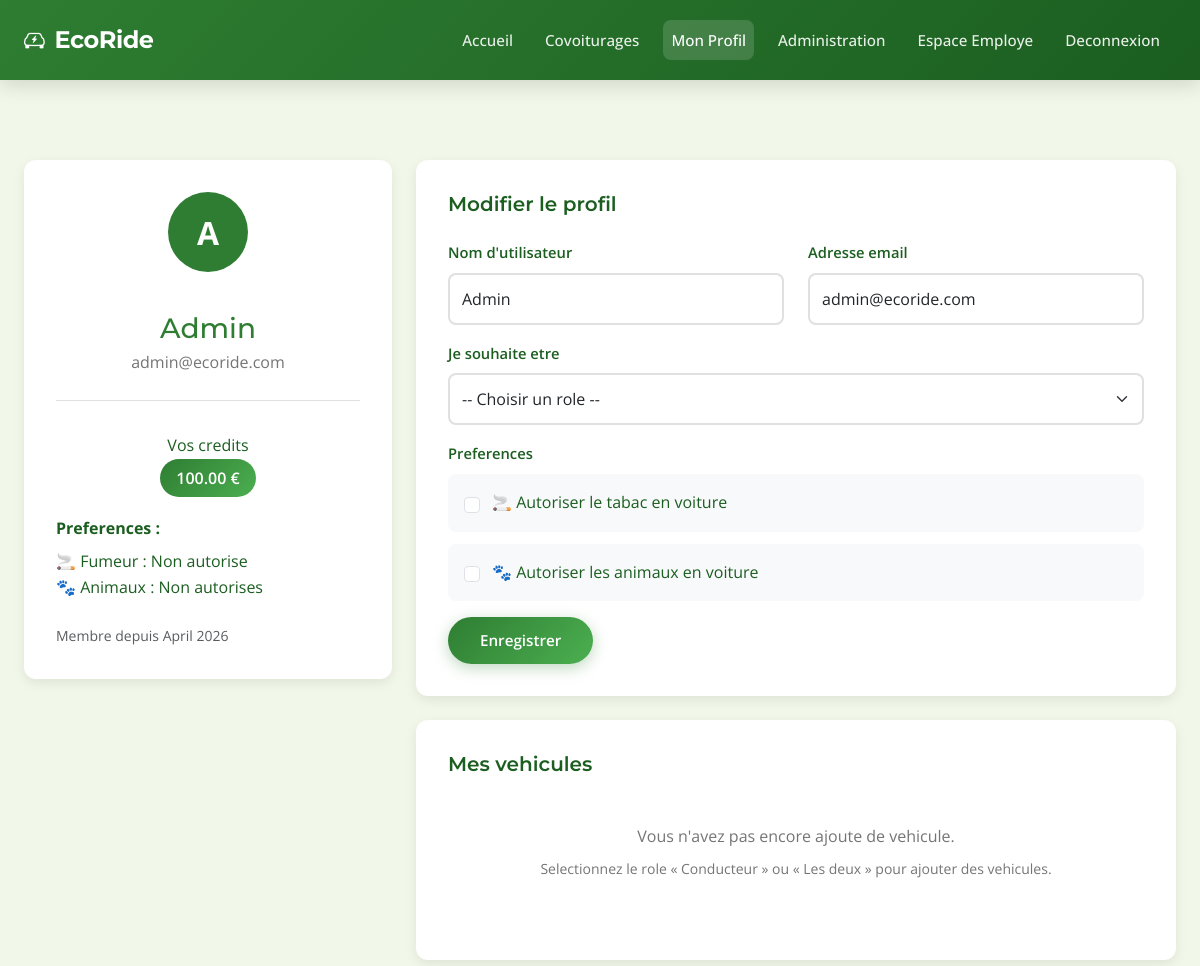
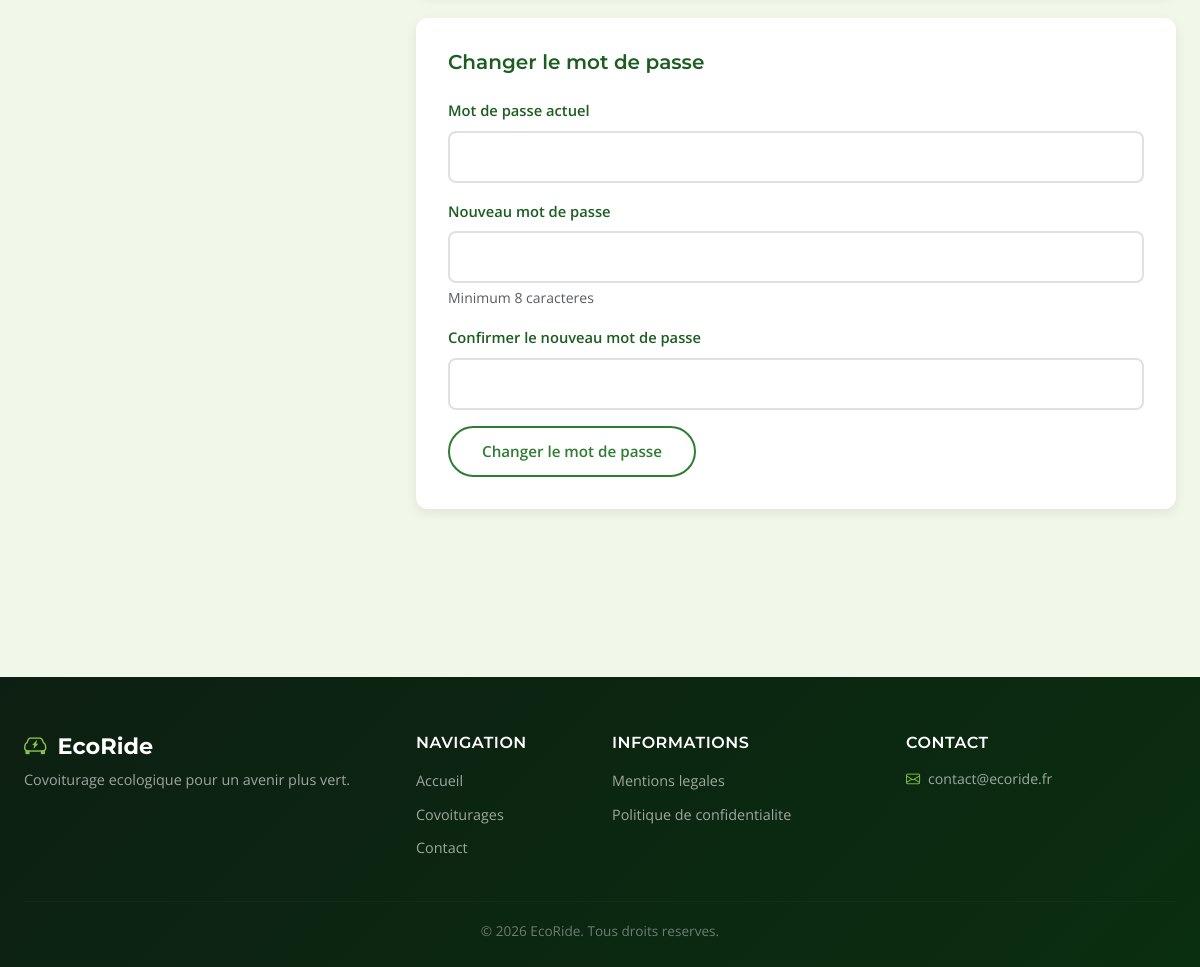
The app's page /profile.php (signed in) with its own data (2 pictures, top to bottom).
### tables this page shows
CREATE TABLE users (
    id INT UNSIGNED AUTO_INCREMENT PRIMARY KEY,
    email VARCHAR(191) NOT NULL UNIQUE,
    password VARCHAR(255) NOT NULL,
    pseudo VARCHAR(50) NOT NULL UNIQUE,
    role ENUM('visitor','user','employee','admin') NOT NULL DEFAULT 'visitor',
    role_selection ENUM('driver','passenger','both') NULL DEFAULT NULL,
    smoking_allowed TINYINT(1) NOT NULL DEFAULT 0,
    pets_allowed TINYINT(1) NOT NULL DEFAULT 0,
    credits DECIMAL(8,2) NOT NULL DEFAULT 20.00,
    suspended TINYINT(1) NOT NULL DEFAULT 0,
    created_at TIMESTAMP NOT NULL DEFAULT CURRENT_TIMESTAMP,
    updated_at DATETIME NULL DEFAULT NULL,
    INDEX idx_users_role (role),
    INDEX idx_users_suspended (suspended)
);

### src/config/session.php (called while the page is built, shortened)
<?php
function getUserId()
{
    return isset($_SESSION['user_id']) ? (int)$_SESSION['user_id'] : null;
}
function getUserRole()
{
    return $_SESSION['user_role'] ?? null;
}

### src/config/database.php (called while the page is built, shortened)
<?php
class Database
{
    private static $connection = null;
    public static function getConnection()
    {
        if (self::$connection === null) {
            try {
                $host = getenv('DB_HOST') ?: 'localhost';
                $port = getenv('DB_PORT') ?: '3306';
                $name = getenv('DB_NAME') ?: 'ecoride';
                $user = getenv('DB_USER') ?: 'root';
                $pass = getenv('DB_PASS') ?: '';
                $dsn = "mysql:host=$host;port=$port;dbname=$name;charset=utf8mb4";
                $options = [
                    PDO::ATTR_ERRMODE            => PDO::ERRMODE_EXCEPTION,
                    PDO::ATTR_DEFAULT_FETCH_MODE  => PDO::FETCH_ASSOC,
                    PDO::ATTR_EMULATE_PREPARES    => false,
                ];
                self::$connection = new PDO($dsn, $user, $pass, $options);
            } catch (PDOException $e) {
                error_log('Erreur connexion BDD: ' . $e->getMessage());
                die('Erreur de connexion a la base de donnees.');
            }
        }
        return self::$connection;
    }
}

### src/models/User.php (called while the page is built, shortened)
<?php
require_once __DIR__ . '/../config/database.php';
class User
{
    private $db;
    public function __construct()
    {
        $this->db = Database::getConnection();
    }
    public function getUserById($userId)
    {
        $sql = "SELECT id, email, pseudo, role, role_selection, smoking_allowed, pets_allowed, credits, created_at
                FROM users WHERE id = :id";
        $stmt = $this->db->prepare($sql);
        $stmt->execute([':id' => $userId]);
        $user = $stmt->fetch();
        return $user ?: null;
    }
}

### public/profile.php (the view, shortened to what this page needs)
<?php
require_once __DIR__ . '/../src/config/session.php';
require_once __DIR__ . '/../src/models/User.php';
$userModel = new User();
$vehicleModel = new Vehicle();
$userId = getUserId();
$user = $userModel->getUserById($userId);
$vehicles = $vehicleModel->getUserVehicles($userId);
?>
<!DOCTYPE html>
<html lang="fr">
<head>
    <link href="https://cdn.jsdelivr.net/npm/bootstrap@5.3.3/dist/css/bootstrap.min.css" rel="stylesheet">
    <link rel="stylesheet" href="https://cdn.jsdelivr.net/npm/bootstrap-icons@1.11.3/font/bootstrap-icons.min.css">
    <link rel="stylesheet" href="css/style.css">
</head>
<body class="page-wrapper">
    <header>
        <nav class="navbar navbar-expand-lg navbar-eco">
            <div class="container">
                <a class="navbar-brand" href="index.php"><i class="bi bi-ev-front"></i> EcoRide</a>
                <div class="collapse navbar-collapse" id="mainNavbar">
                    <ul class="navbar-nav ms-auto mb-2 mb-lg-0">
                        <li class="nav-item"><a class="nav-link" href="index.php">Accueil</a></li>
                        <li class="nav-item"><a class="nav-link" href="carpools.php">Covoiturages</a></li>
                        <li class="nav-item"><a class="nav-link active" href="profile.php">Mon Profil</a></li>
                        <?php if (getUserRole() === 'admin'): ?>
                            <li class="nav-item"><a class="nav-link" href="admin/dashboard.php">Administration</a></li>
                        <?php endif; ?>
                        <?php if (in_array(getUserRole(), ['employee', 'admin'])): ?>
                            <li class="nav-item"><a class="nav-link" href="employee/dashboard.php">Espace Employe</a></li>
                        <?php endif; ?>
                        <li class="nav-item"><a class="nav-link" href="logout.php">Deconnexion</a></li>
                    </ul>
                </div>
            </div>
        </nav>
    </header>
    <main class="site-main">
        <div class="profile-container">
            <div class="container">
                <div class="row">
                    <div class="col-lg-4">
                        <div class="profile-card">
                            <div class="profile-header flex-column text-center">
                                <div class="profile-avatar mx-auto">
                                    <?php echo strtoupper(substr($user['pseudo'], 0, 1)); ?>
                                </div>
                                <div class="profile-info text-center mt-3">
                                    <h1><?php echo htmlspecialchars($user['pseudo']); ?></h1>
                                    <p><?php echo htmlspecialchars($user['email']); ?></p>
                                </div>
                            </div>
                            <div class="text-center">
                                <p class="mb-2">Vos credits</p>
                                <span class="credits-badge"><?php echo number_format($user['credits'], 2); ?> &euro;</span>
                            </div>
                            <div class="mt-4">
                                <p class="mb-2"><strong>Preferences :</strong></p>
                                <ul class="list-unstyled mb-0">
                                    <li>🚬 Fumeur : <?php echo $user['smoking_allowed'] ? 'Autorise' : 'Non autorise'; ?></li>
                                    <li>🐾 Animaux : <?php echo $user['pets_allowed'] ? 'Autorises' : 'Non autorises'; ?></li>
                                </ul>
                            </div>
                            <div class="mt-4 text-muted small">
                                Membre depuis <?php echo date('F Y', strtotime($user['created_at'])); ?>
                            </div>
                        </div>
                    </div>
                    <div class="col-lg-8">
                        <div class="profile-card">
                            <h2 class="section-title">Modifier le profil</h2>
                            <form action="profile_update.php" method="POST">
                                <div class="row">
                                    <div class="col-md-6 mb-3">
                                        <label for="pseudo" class="form-label">Nom d'utilisateur</label>
                                        <input type="text" class="form-control" id="pseudo" name="pseudo" value="<?php echo htmlspecialchars($user['pseudo']); ?>" required minlength="3" maxlength="50">
                                    </div>
                                    <div class="col-md-6 mb-3">
                                        <label for="email" class="form-label">Adresse email</label>
                                        <input type="email" class="form-control" id="email" name="email" value="<?php echo htmlspecialchars($user['email']); ?>" required>
                                    </div>
                                </div>
                                <div class="mb-3">
                                    <label for="role_selection" class="form-label">Je souhaite etre</label>
                                    <select class="form-select" id="role_selection" name="role_selection">
                                        <option value="">-- Choisir un role --</option>
                                    </select>
                                </div>
                                <div class="mb-3">
                                    <label class="form-label">Preferences</label>
                                    <div class="preference-option">
                                        <input type="checkbox" class="form-check-input" id="smoking_allowed" name="smoking_allowed" value="1" <?php echo $user['smoking_allowed'] ? 'checked' : ''; ?>>
                                        <label for="smoking_allowed">🚬 Autoriser le tabac en voiture</label>
                                    </div>
                                    <div class="preference-option">
                                        <input type="checkbox" class="form-check-input" id="pets_allowed" name="pets_allowed" value="1" <?php echo $user['pets_allowed'] ? 'checked' : ''; ?>>
                                        <label for="pets_allowed">🐾 Autoriser les animaux en voiture</label>
                                    </div>
                                </div>
                                <button type="submit" class="btn btn-eco-primary">Enregistrer</button>
                            </form>
                        </div>
                        <div class="profile-card">
                            <div class="d-flex justify-content-between align-items-center mb-3">
                                <h2 class="section-title mb-0">Mes vehicules</h2>
                            </div>
                            <?php if (empty($vehicles)): ?>
                                <div class="no-vehicles">
                                    <p class="mb-2">Vous n'avez pas encore ajoute de vehicule.</p>
                                    <?php if ($user['role_selection'] === 'driver' || $user['role_selection'] === 'both'): ?>
                                        <a href="vehicle_add.php" class="btn btn-eco-outline btn-sm">Ajouter votre premier vehicule</a>
                                    <?php else: ?>
                                        <p class="small">Selectionnez le role « Conducteur » ou « Les deux » pour ajouter des vehicules.</p>
                                    <?php endif; ?>
                                </div>
                            <?php endif; ?>
                        </div>
                        <div class="profile-card">
                            <h2 class="section-title">Changer le mot de passe</h2>
                            <form action="profile_update.php" method="POST">
                                <div class="mb-3">
                                    <label for="current_password" class="form-label">Mot de passe actuel</label>
                                    <input type="password" class="form-control" id="current_password" name="current_password" required>
                                </div>
                                <div class="mb-3">
                                    <label for="new_password" class="form-label">Nouveau mot de passe</label>
                                    <input type="password" class="form-control" id="new_password" name="new_password" required minlength="8">
                                    <div class="form-text">Minimum 8 caracteres</div>
                                </div>
                                <div class="mb-3">
                                    <label for="confirm_password" class="form-label">Confirmer le nouveau mot de passe</label>
                                    <input type="password" class="form-control" id="confirm_password" name="confirm_password" required>
                                </div>
                                <button type="submit" class="btn btn-eco-outline">Changer le mot de passe</button>
                            </form>
                        </div>
                    </div>
                </div>
            </div>
        </div>
    </main>
    <footer class="site-footer">
        <div class="container">
            <div class="row gy-4">
                <div class="col-lg-4">
                    <h5 class="footer-brand"><i class="bi bi-ev-front"></i> EcoRide</h5>
                    <p class="footer-text mt-2">Covoiturage ecologique pour un avenir plus vert.</p>
                </div>
                <div class="col-lg-2 col-md-4">
                    <h6 class="footer-heading">Navigation</h6>
                    <ul class="footer-links">
                        <li><a href="index.php">Accueil</a></li>
                        <li><a href="carpools.php">Covoiturages</a></li>
                        <li><a href="contact.php">Contact</a></li>
                    </ul>
                </div>
                <div class="col-lg-3 col-md-4">
                    <h6 class="footer-heading">Informations</h6>
                    <ul class="footer-links">
                        <li><a href="mentions.php">Mentions legales</a></li>
                        <li><a href="privacy.php">Politique de confidentialite</a></li>
                    </ul>
                </div>
                <div class="col-lg-3 col-md-4">
                    <h6 class="footer-heading">Contact</h6>
                    <ul class="footer-links footer-contact">
                        <li><i class="bi bi-envelope me-2"></i>contact@ecoride.fr</li>
                    </ul>
                </div>
            </div>
            <hr class="footer-divider">
            <div class="text-center">
                <small class="footer-copyright">&copy; <?php echo date('Y'); ?> EcoRide. Tous droits reserves.</small>
            </div>
        </div>
    </footer>
</body>
</html>

### records on screen
users: pseudo "A", pseudo "Admin", email "admin@ecoride.com", credits "100.00", created_at "April 2026"
